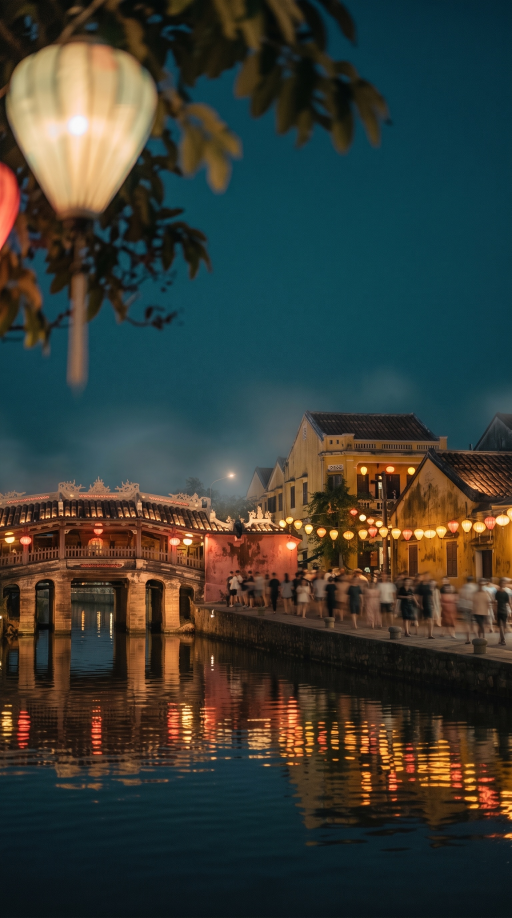
#> input picture posts/2026-10-17/1_clean.jpg, 1536 x 2752 px, found by its file name (shown at 1/3 size); its folder holds only this picture in this run
$ python film_demo.py
#> lines starting #> are read from the running program, lines starting #| are printed output that depends on the picture
#> in main, clean is the input picture: PIL image 1536x2752 RGB; mean R, G, B 55.8, 60, 53.3
"""Demo of the stronger film look for slides with people (not used by the pipeline yet).

Reads a few <n>_clean.jpg originals and writes posts/tests/film/<key>_<n>.jpg plus a side-by-side
before/after crop, so Trung can approve the look before stamp.py uses it.
Look (after @allen_caocaocao): warm Portra-like cast, faded blacks and softened highlights,
coarse visible grain, a little halation around bright areas, soft vignette.
"""
import pathlib

from PIL import Image, ImageChops, ImageEnhance, ImageFilter

ROOT = pathlib.Path(__file__).resolve().parent.parent
SAMPLES = [("2026-10-19", 1), ("2026-10-20", 3), ("2026-10-25", 2), ("2026-10-22", 1)]


def film_people(img):
    img = img.convert("RGB")
    w, h = img.size
#> w = 1536; h = 2752
    # halation: bright areas bloom softly, a touch warmer
    bright = img.convert("L").point(lambda v: max(0, v - 170) * 3)
    glow = Image.merge("RGB", (bright, bright.point(lambda v: v * 0.7), bright.point(lambda v: v * 0.4)))
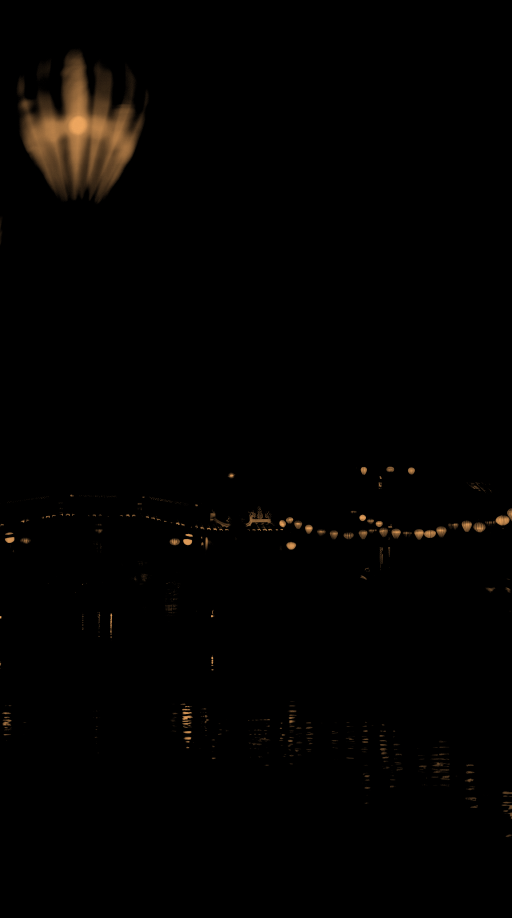
#> glow: PIL image 1536x2752 RGB (shown at 1/3 size); mean R, G, B 3.3, 2.3, 1.3
    glow = glow.filter(ImageFilter.GaussianBlur(w / 90))
    img = ImageChops.screen(img, glow.point(lambda v: v * 0.35))
    # faded film curve: lifted blacks, rolled-off highlights, warm cast
    r, g, b = img.split()
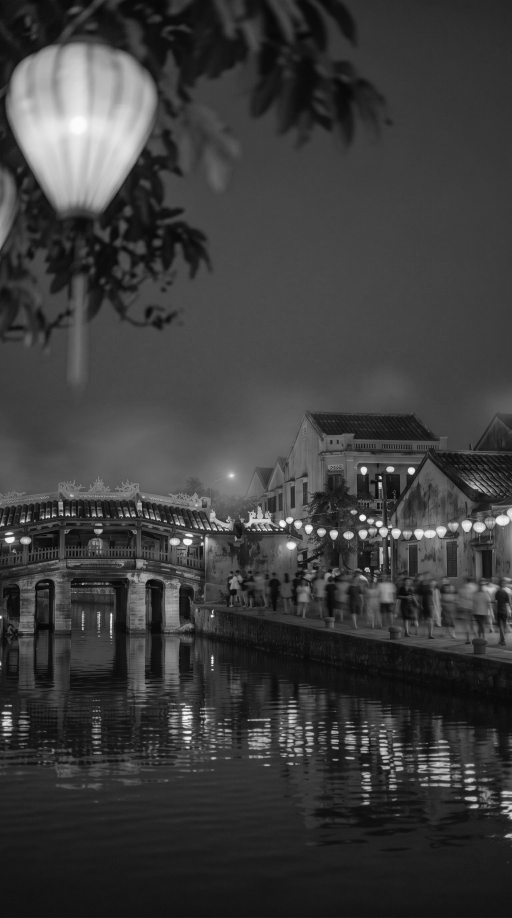
#> g: PIL image 1536x2752 L (shown at 1/3 size); min 1, max 255, mean 60.3
    r = r.point(lambda v: round(22 + v * 222 / 255))
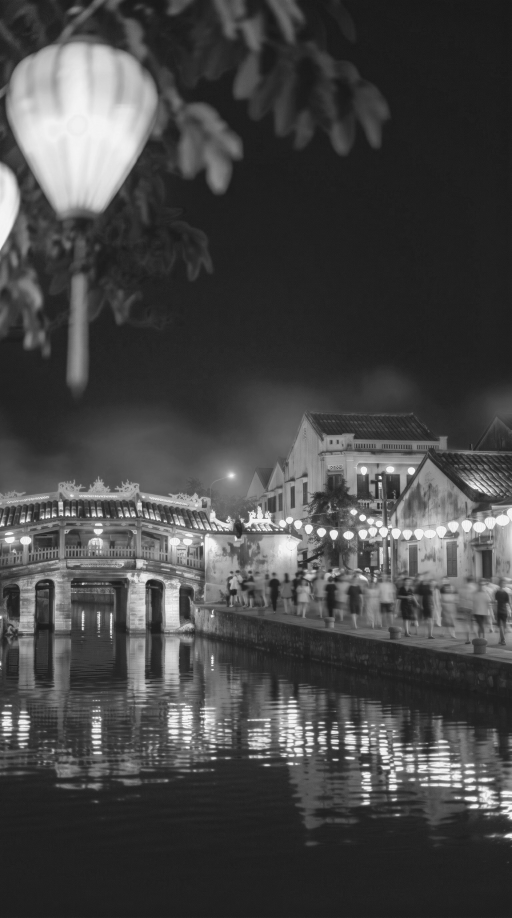
#> r: PIL image 1536x2752 L (shown at 1/3 size); min 22, max 244, mean 70.8
    g = g.point(lambda v: round(18 + v * 220 / 255))
    b = b.point(lambda v: round(26 + v * 200 / 255))
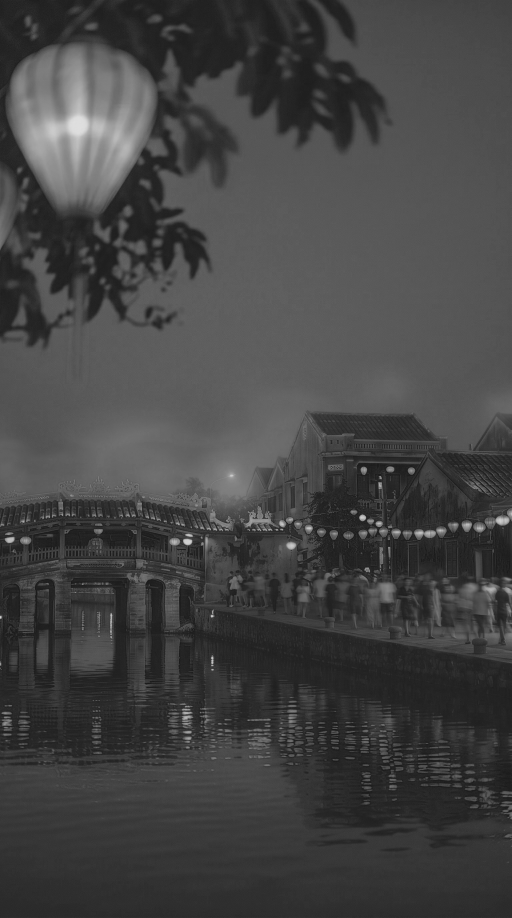
#> b: PIL image 1536x2752 L (shown at 1/3 size); min 26, max 225, mean 68
    img = Image.merge("RGB", (r, g, b))
    img = ImageEnhance.Color(img).enhance(0.86)
    img = ImageEnhance.Contrast(img).enhance(0.95)
    img = img.filter(ImageFilter.GaussianBlur(0.7))
    # coarse grain: noise made at half size and scaled up gives bigger clumps, like 400-speed film
    noise = Image.effect_noise((w // 2, h // 2), 10).resize((w, h), Image.BILINEAR).convert("RGB")
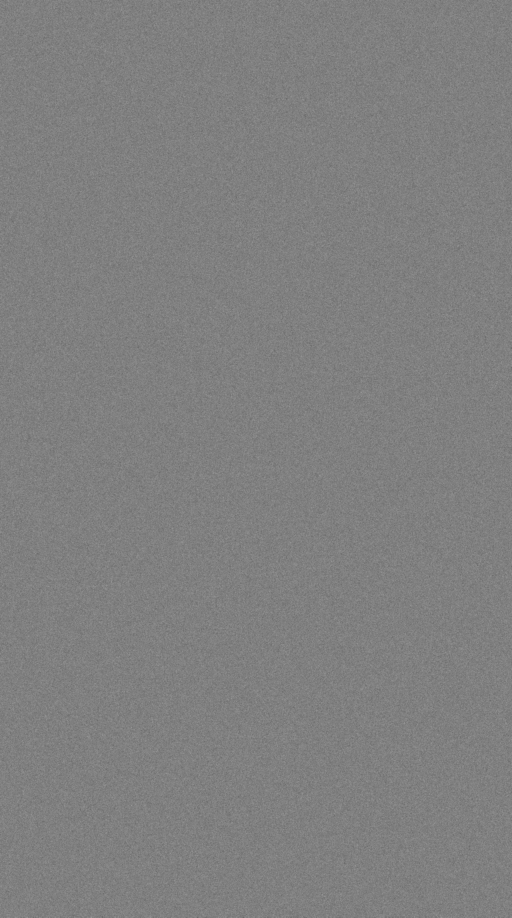
#> noise: PIL image 1536x2752 RGB (shown at 1/3 size); min 91, max 157, mean 127.7
    img = ImageChops.add(img, noise, scale=1.0, offset=-128)
    fine = Image.effect_noise((w, h), 6).convert("RGB")
    img = ImageChops.add(img, fine, scale=1.0, offset=-128)
    # soft vignette
    mask = Image.radial_gradient("L").resize((w, h)).point(lambda v: min(255, v * 1.1))
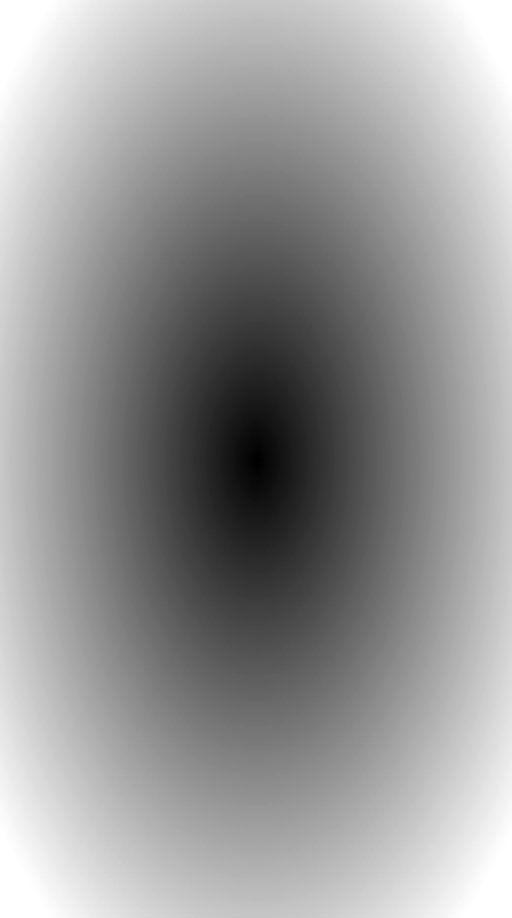
#> mask: PIL image 1536x2752 L (shown at 1/3 size); min 0, max 255, mean 151.8
    dark = ImageEnhance.Brightness(img).enhance(0.78)
    return Image.composite(dark, img, mask)


def main():
    out = ROOT / "posts" / "tests" / "film"
    out.mkdir(parents=True, exist_ok=True)
    for key, n in SAMPLES:
        src = ROOT / "posts" / key / f"{n}_clean.jpg"
        if not src.exists():
            continue
        clean = Image.open(src).convert("RGB")
        filmed = film_people(clean)
        filmed.save(out / f"{key}_{n}.jpg", "JPEG", quality=90)
        w, h = clean.size
#> w = 1536; h = 2752
        box = (int(w * 0.2), int(h * 0.4), int(w * 0.8), int(h * 0.4 + w * 0.6))
#> box = (307, 1100, 1228, 2022)
        pair = Image.new("RGB", (1000, 500))
#> pair: PIL image 1000x500 RGB; every value is 0
        pair.paste(clean.crop(box).resize((500, 500)), (0, 0))
        pair.paste(filmed.crop(box).resize((500, 500)), (500, 0))
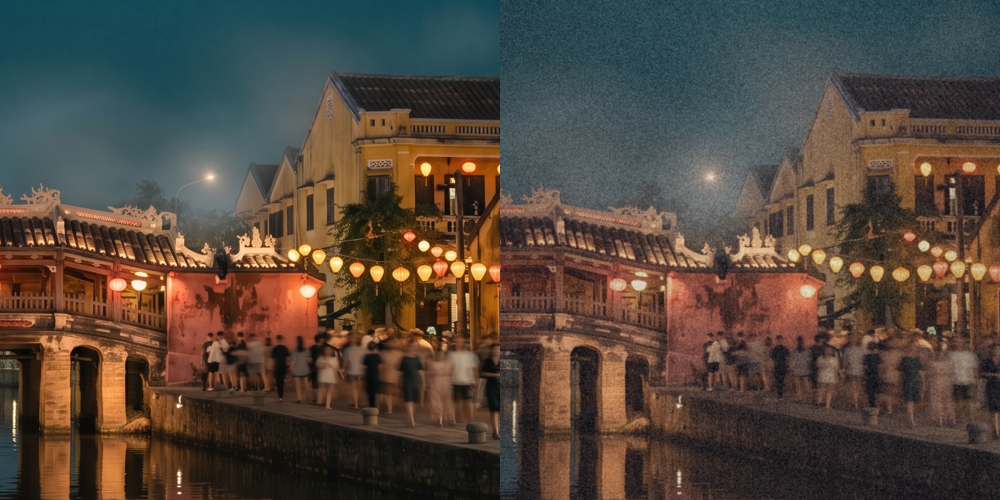
#> pair: PIL image 1000x500 RGB; mean R, G, B 83.3, 70.9, 60.8
        pair.save(out / f"{key}_{n}_compare.jpg", "JPEG", quality=88)
        print("made", key, n)


if __name__ == "__main__":
    main()
